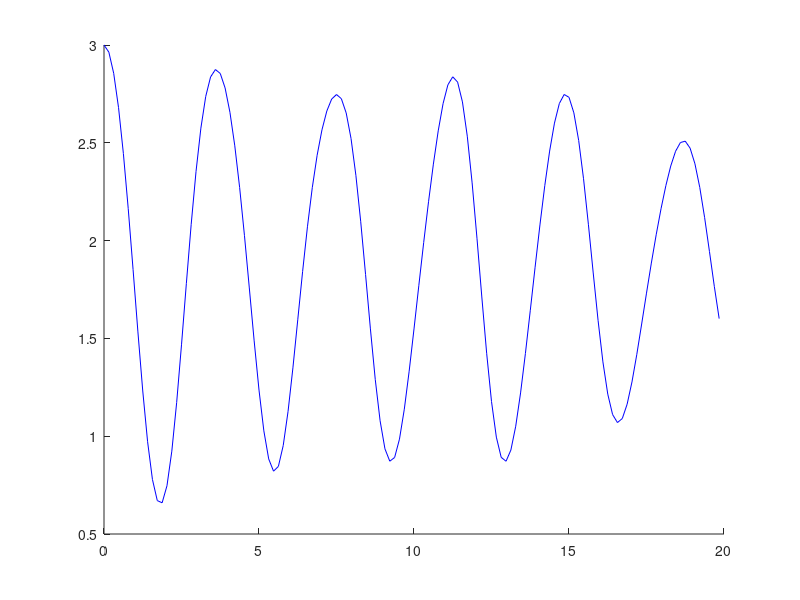

MATLAB code for this plot:
%function bhsuQM

clear

tmax=20;

Nt = 128;
dt = tmax/Nt;

t=[0:dt:tmax-dt];

S = 3;
U = 1;
mu = 1;
J1 = 1;
J2 = 0;


Jx=[0,1,0;1,0,1;0,1,0]/sqrt(2);
Jy=i*[0,-1,0;1,0,-1;0,1,0]/sqrt(2);
Jz=[1,0,0;0,0,0;0,0,-1];


JxS=cell(1,S);
JyS=cell(1,S);
JzS=cell(1,S);
for j=1:S,
    JxS{j}=sparse(kron(kron(eye(3^(j-1)),Jx),eye(3^(S-j))));
    JyS{j}=sparse(kron(kron(eye(3^(j-1)),Jy),eye(3^(S-j))));
    JzS{j}=sparse(kron(kron(eye(3^(j-1)),Jz),eye(3^(S-j))));
end

'make ham'
time=cputime;

HQM=sparse(3^S,3^S);
for j=1:S
    HQM=HQM+(JzS{j}*JzS{j})/2-JzS{j};
    for k=j+1:S
        HQM=HQM-J1*(JxS{j}*JxS{k})-J2*(JyS{j}*JyS{k});
    end
end
cputime-time

HQMf=full(HQM);

HQMf

'diag'
time=cputime;
[Vn,Em]=eig(HQMf);
cputime-time

En=diag(Em);

init=zeros(3^S,1);
init(1,1)=1;

cn=Vn'*init;
m1=Vn'*(JzS{1}*Vn);
m2=Vn'*(JzS{2}*Vn);
%m3=Vn'*(JzS{3}*Vn);
% m1=Vn'*(JxS{1}*Vn);
% m2=Vn'*(JxS{2}*Vn);
% m3=Vn'*(JxS{3}*Vn);

%m7=Vn'*(JzS{4}*Vn);
%m8=Vn'*(JzS{5}*Vn);
%m9=Vn'*(JzS{6}*Vn);

% m4=Vn'*(JzS{1}*(JzS{1}*Vn));
% m5=Vn'*(JzS{2}*(JzS{2}*Vn));
% m6=Vn'*(JzS{3}*(JzS{3}*Vn));
m4=Vn'*(JxS{1}*(JxS{1}*Vn));
m5=Vn'*(JxS{2}*(JxS{2}*Vn));
%m6=Vn'*(JxS{3}*(JxS{3}*Vn));
m12=Vn'*((JzS{1}+JzS{2}+JzS{3})*Vn);

'plot'
time=cputime
for j=1:Nt
    vec=exp(-i*t(j)*En).*cn;
    AvgSz1(j)=vec'*(m1*vec);
    AvgSz2(j)=vec'*(m2*vec);
%    AvgSz3(j)=vec'*(m3*vec);
    AvgAll(j)=real(vec'*(m12*vec));
%    AvgSz4(j)=vec'*(m7*vec);
%    AvgSz5(j)=vec'*(m8*vec);
%    AvgSz6(j)=vec'*(m9*vec);
%     SqSz1(j)=vec'*(m4*vec);
%     SqSz2(j)=vec'*(m5*vec);
%     SqSz3(j)=vec'*(m6*vec);
end
cputime-time

% widSz1=SqSz1-AvgSz1.*AvgSz1;
% widSz2=SqSz2-AvgSz2.*AvgSz2;
% widSz3=SqSz3-AvgSz3.*AvgSz3;

%save('QMAvgSz3','AvgSz1','AvgSz2','AvgSz3','-ascii');
%save('QMWidSz3','widSz1','widSz2','widSz3','-ascii');
%save('QMAvgSz2','AvgSz1','AvgSz2','-ascii');
%save('QMWidSz2','widSz1','widSz2','-ascii');



%plot the results
 figure
 hold on

 plot(t,AvgAll,'b');
% plot(t,AvgSz2,'r');
 %plot(t,AvgSz3,'y');

 % figure
 %hold on

% plot(t,AvgSz4,'b');
% plot(t,AvgSz5,'r');
% plot(t,AvgSz6,'y');
% figure
%  hold on
% % %plot(t,X(:,1),'r');
%  plot(t,widSz1,'b');
%  plot(t,widSz2,'r');
%  plot(t,widSz3,'y');
%legend('n for p=0');